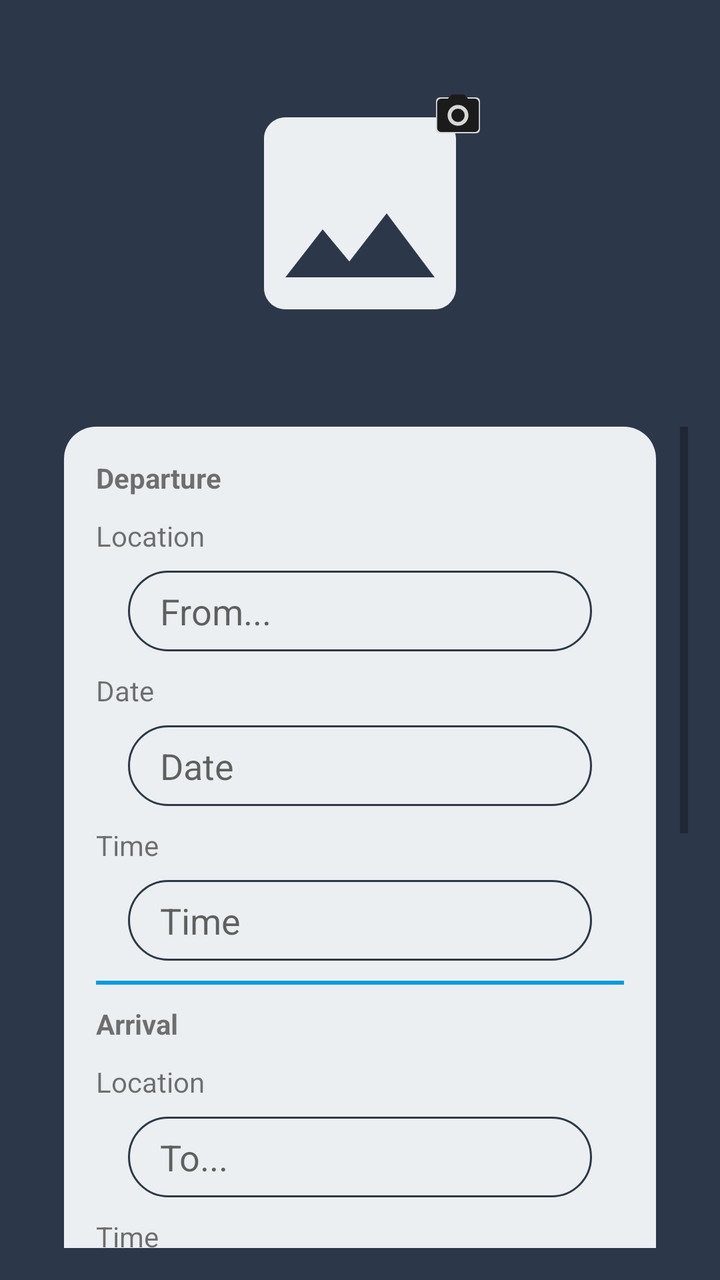
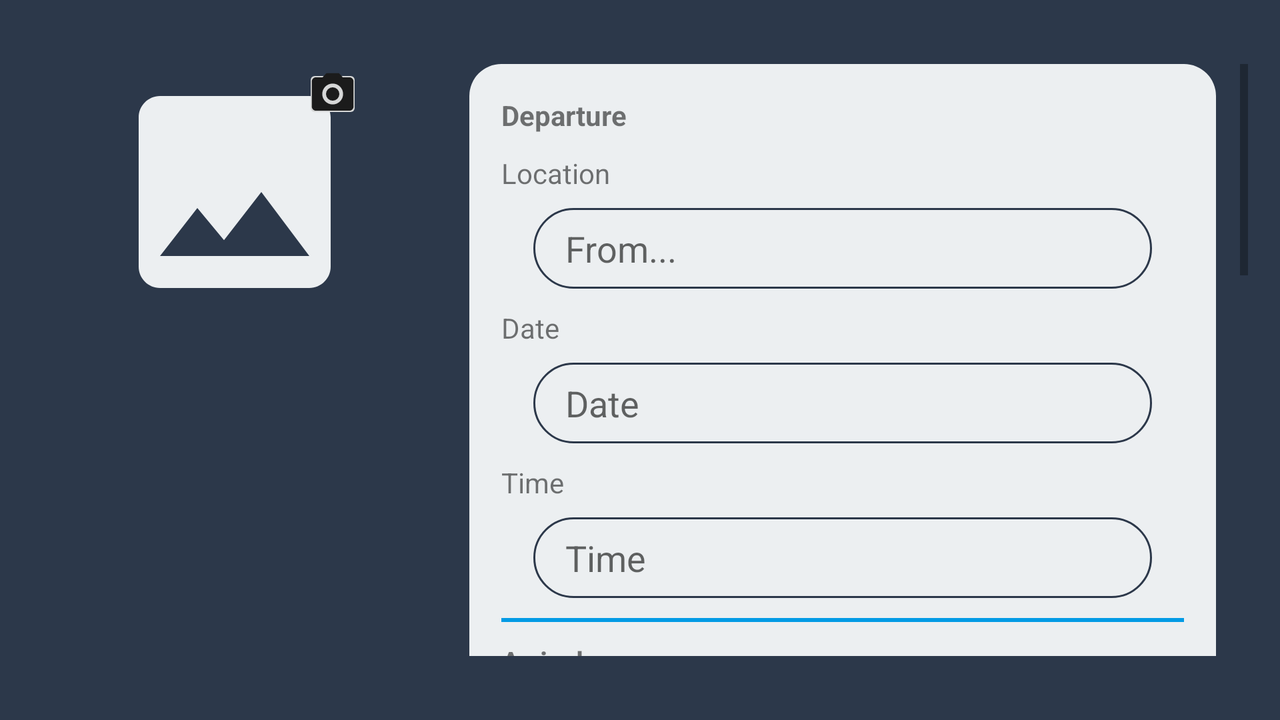

Compare how this app lays out the same screen by default and in its alternative resource folder. The renders come first, then the two layout files and the values they reference.
<!-- AndroidManifest.xml: application theme Theme.CarPooling -->
<!-- res/layout/fragment_trip_edit.xml -->
<?xml version="1.0" encoding="utf-8"?>

<LinearLayout
    xmlns:android="http://schemas.android.com/apk/res/android"
    xmlns:app="http://schemas.android.com/apk/res-auto"
    xmlns:tools="http://schemas.android.com/tools"
    android:orientation="vertical"
    android:layout_width="match_parent"
    android:layout_height="match_parent"
    android:background="@color/blue_dark"
    android:paddingRight="16dp"
    android:paddingLeft="16dp"
    tools:context=".TripEditFragment">


    <androidx.constraintlayout.widget.ConstraintLayout
        android:layout_height="match_parent"
        android:layout_width="match_parent"
        android:layout_gravity="center"
        android:layout_weight="2" >

        <ImageView
            android:id="@+id/imageView"
            android:layout_height="128dp"
            android:layout_width="128dp"
            android:contentDescription="@string/image"
            app:layout_constraintBottom_toBottomOf="parent"
            app:layout_constraintEnd_toEndOf="parent"
            app:layout_constraintStart_toStartOf="parent"
            app:layout_constraintTop_toTopOf="parent"
            app:srcCompat="@drawable/ic_image_24" />

        <ImageButton
            android:id="@+id/cameraButton"
            android:layout_height="30dp"
            android:layout_width="30dp"
            android:contentDescription="Change profile picture"
            app:layout_constraintEnd_toEndOf="@id/imageView"
            app:layout_constraintTop_toTopOf="@+id/imageView"
            app:srcCompat="@drawable/camera_foreground"
            tools:ignore="VectorDrawableCompat"/>

    </androidx.constraintlayout.widget.ConstraintLayout>

    <ScrollView
        android:layout_width="match_parent"
        android:layout_height="match_parent"
        android:layout_weight="1"
        android:layout_marginBottom="16dp">

        <LinearLayout
            android:layout_width="match_parent"
            android:layout_height="wrap_content"
            android:orientation="vertical"
            android:padding="16dp"
            android:layout_marginHorizontal="@dimen/tv_sp_horizontal_padding"
            android:background="@drawable/round_card">

            <TextView
                android:layout_width="match_parent"
                android:layout_height="wrap_content"
                android:text="Departure"
                android:textStyle="bold"/>

            <Space
                android:layout_width="match_parent"
                android:layout_height="10dp"/>

            <TextView
                android:layout_width="match_parent"
                android:layout_height="wrap_content"
                android:text="Location"/>

            <EditText
                android:id="@+id/departureLocation_text"
                android:layout_width="match_parent"
                android:layout_height="wrap_content"
                android:layout_marginStart="16dp"
                android:layout_marginLeft="16dp"
                android:layout_marginTop="8dp"
                android:layout_marginEnd="16dp"
                android:layout_marginRight="16dp"
                android:hint="@string/departureLocation"
                android:importantForAutofill="no"
                android:inputType="textPersonName"
                android:textAppearance="@style/TextAppearance.AppCompat.Medium"
                android:background="@drawable/round_border"
                android:paddingHorizontal="@dimen/et_ep_horizontal_padding"
                android:paddingVertical="@dimen/et_ep_vertical_padding" />

            <Space
                android:layout_width="match_parent"
                android:layout_height="10dp"/>

            <TextView
                android:layout_width="match_parent"
                android:layout_height="wrap_content"
                android:text="Date"/>

            <EditText
                android:id="@+id/departureDate_text"
                android:layout_width="match_parent"
                android:layout_height="wrap_content"
                android:layout_marginStart="16dp"
                android:layout_marginLeft="16dp"
                android:layout_marginTop="8dp"
                android:layout_marginEnd="16dp"
                android:layout_marginRight="16dp"
                android:hint="@string/default_date"
                android:importantForAutofill="no"
                android:clickable="false"
                android:focusable="false"
                android:textAppearance="@style/TextAppearance.AppCompat.Medium"
                android:background="@drawable/round_border"
                android:paddingHorizontal="@dimen/et_ep_horizontal_padding"
                android:paddingVertical="@dimen/et_ep_vertical_padding" />

            <Space
                android:layout_width="match_parent"
                android:layout_height="10dp"/>

            <TextView
                android:layout_width="match_parent"
                android:layout_height="wrap_content"
                android:text="Time"/>

            <EditText
                android:id="@+id/departureTime_text"
                android:layout_width="match_parent"
                android:layout_height="wrap_content"
                android:layout_marginStart="16dp"
                android:layout_marginLeft="16dp"
                android:layout_marginTop="8dp"
                android:layout_marginEnd="16dp"
                android:layout_marginRight="16dp"
                android:hint="@string/default_time"
                android:importantForAutofill="no"
                android:clickable="false"
                android:focusable="false"
                android:textAppearance="@style/TextAppearance.AppCompat.Medium"
                android:background="@drawable/round_border"
                android:paddingHorizontal="@dimen/et_ep_horizontal_padding"
                android:paddingVertical="@dimen/et_ep_vertical_padding" />

            <Space
                android:layout_width="match_parent"
                android:layout_height="10dp"/>

            <View
                android:layout_width="match_parent"
                android:layout_height="2dp"
                android:background="@color/blue_light"/>

            <Space
                android:layout_width="match_parent"
                android:layout_height="10dp"/>

            <TextView
                android:layout_width="match_parent"
                android:layout_height="wrap_content"
                android:text="Arrival"
                android:textStyle="bold"/>

            <Space
                android:layout_width="match_parent"
                android:layout_height="10dp"/>

            <TextView
                android:layout_width="match_parent"
                android:layout_height="wrap_content"
                android:text="Location"/>

            <EditText
                android:id="@+id/arrivalLocation_text"
                android:layout_width="match_parent"
                android:layout_height="wrap_content"
                android:layout_marginStart="16dp"
                android:layout_marginLeft="16dp"
                android:layout_marginTop="8dp"
                android:layout_marginEnd="16dp"
                android:layout_marginRight="16dp"
                android:hint="@string/ArrivalLocation"
                android:importantForAutofill="no"
                android:inputType="textPersonName"
                android:textAppearance="@style/TextAppearance.AppCompat.Medium"
                android:background="@drawable/round_border"
                android:paddingHorizontal="@dimen/et_ep_horizontal_padding"
                android:paddingVertical="@dimen/et_ep_vertical_padding" />

            <Space
                android:layout_width="match_parent"
                android:layout_height="10dp"/>


            <TextView
                android:layout_width="match_parent"
                android:layout_height="wrap_content"
                android:text="Time"/>

            <EditText
                android:id="@+id/arrivalTime_text"
                android:layout_width="match_parent"
                android:layout_height="wrap_content"
                android:layout_marginStart="16dp"
                android:layout_marginLeft="16dp"
                android:layout_marginTop="8dp"
                android:layout_marginEnd="16dp"
                android:layout_marginRight="16dp"
                android:hint="@string/default_time"
                android:importantForAutofill="no"
                android:clickable="false"
                android:focusable="false"
                android:textAppearance="@style/TextAppearance.AppCompat.Medium"
                android:background="@drawable/round_border"
                android:paddingHorizontal="@dimen/et_ep_horizontal_padding"
                android:paddingVertical="@dimen/et_ep_vertical_padding" />

            <Space
                android:layout_width="match_parent"
                android:layout_height="10dp"/>

            <View
                android:layout_width="match_parent"
                android:layout_height="2dp"
                android:background="@color/blue_light"/>

            <Space
                android:layout_width="match_parent"
                android:layout_height="10dp"/>

            <TextView
                android:layout_width="match_parent"
                android:layout_height="wrap_content"
                android:text="Details"
                android:textStyle="bold"/>

            <Space
                android:layout_width="match_parent"
                android:layout_height="10dp"/>

            <TextView
                android:layout_width="match_parent"
                android:layout_height="wrap_content"
                android:text="Duration"/>

            <EditText
                android:id="@+id/tripDuration_text"
                android:layout_width="match_parent"
                android:layout_height="wrap_content"
                android:layout_marginStart="16dp"
                android:layout_marginLeft="16dp"
                android:layout_marginTop="8dp"
                android:layout_marginEnd="16dp"
                android:layout_marginRight="16dp"
                android:hint="@string/default_estimated"
                android:importantForAutofill="no"
                android:inputType="time"
                android:textAppearance="@style/TextAppearance.AppCompat.Medium"
                android:background="@drawable/round_border"
                android:paddingHorizontal="@dimen/et_ep_horizontal_padding"
                android:paddingVertical="@dimen/et_ep_vertical_padding" />

            <Space
                android:layout_width="match_parent"
                android:layout_height="10dp"/>

            <TextView
                android:layout_width="match_parent"
                android:layout_height="wrap_content"
                android:text="Available seats"/>

            <EditText
                android:id="@+id/numberOfSeats_text"
                android:layout_width="match_parent"
                android:layout_height="wrap_content"
                android:layout_marginStart="16dp"
                android:layout_marginLeft="16dp"
                android:layout_marginTop="8dp"
                android:layout_marginEnd="16dp"
                android:layout_marginRight="16dp"
                android:hint="@string/default_availableSeats"
                android:importantForAutofill="no"
                android:inputType="number"
                android:textAppearance="@style/TextAppearance.AppCompat.Medium"
                android:background="@drawable/round_border"
                android:paddingHorizontal="@dimen/et_ep_horizontal_padding"
                android:paddingVertical="@dimen/et_ep_vertical_padding" />

            <Space
                android:layout_width="match_parent"
                android:layout_height="10dp"/>

            <TextView
                android:layout_width="match_parent"
                android:layout_height="wrap_content"
                android:text="Price per passenger"/>

            <EditText
                android:id="@+id/price_text"
                android:layout_width="match_parent"
                android:layout_height="wrap_content"
                android:layout_marginStart="16dp"
                android:layout_marginLeft="16dp"
                android:layout_marginTop="8dp"
                android:layout_marginEnd="16dp"
                android:layout_marginRight="16dp"
                android:hint="@string/default_price"
                android:importantForAutofill="no"
                android:inputType="number"
                android:textAppearance="@style/TextAppearance.AppCompat.Medium"
                android:background="@drawable/round_border"
                android:paddingHorizontal="@dimen/et_ep_horizontal_padding"
                android:paddingVertical="@dimen/et_ep_vertical_padding" />

            <Space
                android:layout_width="match_parent"
                android:layout_height="10dp"/>

            <TextView
                android:layout_width="match_parent"
                android:layout_height="wrap_content"
                android:text="Additional information"/>

            <EditText
                android:id="@+id/additionalInfo_text"
                android:layout_width="match_parent"
                android:layout_height="wrap_content"
                android:layout_marginStart="16dp"
                android:layout_marginLeft="16dp"
                android:layout_marginTop="8dp"
                android:layout_marginEnd="16dp"
                android:layout_marginRight="16dp"
                android:hint="Additional information"
                android:importantForAutofill="no"
                android:inputType="textLongMessage"
                android:textAppearance="@style/TextAppearance.AppCompat.Medium"
                android:background="@drawable/round_border"
                android:paddingHorizontal="@dimen/et_ep_horizontal_padding"
                android:paddingVertical="@dimen/et_ep_vertical_padding" />

        </LinearLayout>

    </ScrollView>

</LinearLayout>
<!-- resources referenced by this layout -->
<resources>
  <color name="blue_dark">#2C384A</color>
  <color name="blue_light">#039BE5</color>
  <dimen name="et_ep_horizontal_padding">16dp</dimen>
  <dimen name="et_ep_vertical_padding">8dp</dimen>
  <dimen name="tv_sp_horizontal_padding">16dp</dimen>
  <!-- drawable camera_foreground (drawable) -->
  <vector xmlns:android="http://schemas.android.com/apk/res/android"
      android:width="108dp"
      android:height="108dp"
      android:viewportWidth="108"
      android:viewportHeight="108"
      android:tint="#1B1B1B">
    <group android:scaleX="1.044"
        android:scaleY="1.044"
        android:translateX="41.472"
        android:translateY="41.472">
      <path
          android:fillColor="@android:color/white"
          android:pathData="M12,12m-3.2,0a3.2,3.2 0,1 1,6.4 0a3.2,3.2 0,1 1,-6.4 0"/>
      <path
          android:fillColor="@android:color/white"
          android:pathData="M9,2L7.17,4L4,4c-1.1,0 -2,0.9 -2,2v12c0,1.1 0.9,2 2,2h16c1.1,0 2,-0.9 2,-2L22,6c0,-1.1 -0.9,-2 -2,-2h-3.17L15,2L9,2zM12,17c-2.76,0 -5,-2.24 -5,-5s2.24,-5 5,-5 5,2.24 5,5 -2.24,5 -5,5z"/>
    </group>
  </vector>
  <!-- drawable ic_image_24 (drawable) -->
  <vector android:height="128dp" android:tint="#ECEFF1"
      android:viewportHeight="24" android:viewportWidth="24"
      android:width="128dp" xmlns:android="http://schemas.android.com/apk/res/android">
      <path android:fillColor="@android:color/white" android:pathData="M21,19V5c0,-1.1 -0.9,-2 -2,-2H5c-1.1,0 -2,0.9 -2,2v14c0,1.1 0.9,2 2,2h14c1.1,0 2,-0.9 2,-2zM8.5,13.5l2.5,3.01L14.5,12l4.5,6H5l3.5,-4.5z"/>
  </vector>
  <!-- drawable round_border (drawable) -->
  <?xml version="1.0" encoding="utf-8"?>
  
  <shape android:shape="rectangle" xmlns:android="http://schemas.android.com/apk/res/android">
      <stroke android:color="@color/blue_dark"
          android:width="1dp"/>
      <corners android:radius="100dp"/>
  </shape>
  <!-- drawable round_card (drawable) -->
  <?xml version="1.0" encoding="utf-8"?>
  
  <shape android:shape="rectangle" xmlns:android="http://schemas.android.com/apk/res/android">
      <solid android:color="@color/gray"/>
      <corners
          android:radius="16dp"/>
  </shape>
  <string name="ArrivalLocation">To...</string>
  <string name="default_availableSeats">Seats</string>
  <string name="default_date">Date</string>
  <string name="default_estimated">Duration</string>
  <string name="default_price">€</string>
  <string name="default_time">Time</string>
  <string name="departureLocation">From...</string>
  <string name="image">image</string>
  <style name="Theme.CarPooling" parent="Theme.MaterialComponents.DayNight.DarkActionBar">
          
          <item name="colorPrimary">@color/blue_dark</item>
          <item name="colorOnPrimary">@color/gray</item>
          
          <item name="colorSecondary">@color/blue_light</item>
          <item name="colorOnSecondary">@color/gray</item>
          
          <item name="android:statusBarColor" tools:targetApi="l">?attr/colorPrimary</item>
          
      </style>
  <color name="gray">#ECEFF1</color>
</resources>
<!-- res/layout-land/fragment_trip_edit.xml (the repository's variant of the layout above) -->
<!-- drawn on the phone turned sideways -->
<?xml version="1.0" encoding="utf-8"?>

<LinearLayout xmlns:android="http://schemas.android.com/apk/res/android"
    xmlns:app="http://schemas.android.com/apk/res-auto"
    xmlns:tools="http://schemas.android.com/tools"
    android:layout_width="match_parent"
    android:layout_height="match_parent"
    android:orientation="horizontal"
    android:background="@color/blue_dark"
    android:paddingHorizontal="16dp"
    android:paddingVertical="32dp"
    tools:context=".TripEditFragment">


    <androidx.constraintlayout.widget.ConstraintLayout
        android:layout_width="match_parent"
        android:layout_height="wrap_content"
        android:layout_gravity="top"
        android:layout_weight="2">

        <ImageView
            android:id="@+id/imageView"
            android:layout_height="128dp"
            android:layout_width="128dp"
            android:contentDescription="@string/image"
            app:layout_constraintBottom_toBottomOf="parent"
            app:layout_constraintEnd_toEndOf="parent"
            app:layout_constraintStart_toStartOf="parent"
            app:layout_constraintTop_toTopOf="parent"
            app:srcCompat="@drawable/ic_image_24" />

        <ImageButton
            android:id="@+id/cameraButton"
            android:layout_height="30dp"
            android:layout_width="30dp"
            android:contentDescription="Change profile picture"
            app:layout_constraintEnd_toEndOf="@id/imageView"
            app:layout_constraintTop_toTopOf="@+id/imageView"
            app:srcCompat="@drawable/camera_foreground"
            tools:ignore="VectorDrawableCompat"/>

    </androidx.constraintlayout.widget.ConstraintLayout>


    <ScrollView
        android:layout_width="match_parent"
        android:layout_height="match_parent"
        android:layout_weight="1">

        <LinearLayout
            android:layout_width="match_parent"
            android:layout_height="wrap_content"
            android:orientation="vertical"
            android:padding="16dp"
            android:layout_marginHorizontal="@dimen/tv_sp_horizontal_padding"
            android:background="@drawable/round_card">

            <TextView
                android:layout_width="match_parent"
                android:layout_height="wrap_content"
                android:text="Departure"
                android:textStyle="bold"/>

            <Space
                android:layout_width="match_parent"
                android:layout_height="10dp"/>

            <TextView
                android:layout_width="match_parent"
                android:layout_height="wrap_content"
                android:text="Location"/>

            <EditText
                android:id="@+id/departureLocation_text"
                android:layout_width="match_parent"
                android:layout_height="wrap_content"
                android:layout_marginStart="16dp"
                android:layout_marginLeft="16dp"
                android:layout_marginTop="8dp"
                android:layout_marginEnd="16dp"
                android:layout_marginRight="16dp"
                android:hint="@string/departureLocation"
                android:importantForAutofill="no"
                android:inputType="textPersonName"
                android:textAppearance="@style/TextAppearance.AppCompat.Medium"
                android:background="@drawable/round_border"
                android:paddingHorizontal="@dimen/et_ep_horizontal_padding"
                android:paddingVertical="@dimen/et_ep_vertical_padding" />

            <Space
                android:layout_width="match_parent"
                android:layout_height="10dp"/>

            <TextView
                android:layout_width="match_parent"
                android:layout_height="wrap_content"
                android:text="Date"/>

            <EditText
                android:id="@+id/departureDate_text"
                android:layout_width="match_parent"
                android:layout_height="wrap_content"
                android:layout_marginStart="16dp"
                android:layout_marginLeft="16dp"
                android:layout_marginTop="8dp"
                android:layout_marginEnd="16dp"
                android:layout_marginRight="16dp"
                android:hint="@string/default_date"
                android:importantForAutofill="no"
                android:clickable="false"
                android:focusable="false"
                android:textAppearance="@style/TextAppearance.AppCompat.Medium"
                android:background="@drawable/round_border"
                android:paddingHorizontal="@dimen/et_ep_horizontal_padding"
                android:paddingVertical="@dimen/et_ep_vertical_padding" />

            <Space
                android:layout_width="match_parent"
                android:layout_height="10dp"/>

            <TextView
                android:layout_width="match_parent"
                android:layout_height="wrap_content"
                android:text="Time"/>

            <EditText
                android:id="@+id/departureTime_text"
                android:layout_width="match_parent"
                android:layout_height="wrap_content"
                android:layout_marginStart="16dp"
                android:layout_marginLeft="16dp"
                android:layout_marginTop="8dp"
                android:layout_marginEnd="16dp"
                android:layout_marginRight="16dp"
                android:hint="@string/default_time"
                android:importantForAutofill="no"
                android:clickable="false"
                android:focusable="false"
                android:textAppearance="@style/TextAppearance.AppCompat.Medium"
                android:background="@drawable/round_border"
                android:paddingHorizontal="@dimen/et_ep_horizontal_padding"
                android:paddingVertical="@dimen/et_ep_vertical_padding" />

            <Space
                android:layout_width="match_parent"
                android:layout_height="10dp"/>

            <View
                android:layout_width="match_parent"
                android:layout_height="2dp"
                android:background="@color/blue_light"/>

            <Space
                android:layout_width="match_parent"
                android:layout_height="10dp"/>

            <TextView
                android:layout_width="match_parent"
                android:layout_height="wrap_content"
                android:text="Arrival"
                android:textStyle="bold"/>

            <Space
                android:layout_width="match_parent"
                android:layout_height="10dp"/>

            <TextView
                android:layout_width="match_parent"
                android:layout_height="wrap_content"
                android:text="Location"/>

            <EditText
                android:id="@+id/arrivalLocation_text"
                android:layout_width="match_parent"
                android:layout_height="wrap_content"
                android:layout_marginStart="16dp"
                android:layout_marginLeft="16dp"
                android:layout_marginTop="8dp"
                android:layout_marginEnd="16dp"
                android:layout_marginRight="16dp"
                android:hint="@string/ArrivalLocation"
                android:importantForAutofill="no"
                android:inputType="textPersonName"
                android:textAppearance="@style/TextAppearance.AppCompat.Medium"
                android:background="@drawable/round_border"
                android:paddingHorizontal="@dimen/et_ep_horizontal_padding"
                android:paddingVertical="@dimen/et_ep_vertical_padding" />

            <Space
                android:layout_width="match_parent"
                android:layout_height="10dp"/>


            <TextView
                android:layout_width="match_parent"
                android:layout_height="wrap_content"
                android:text="Time"/>

            <EditText
                android:id="@+id/arrivalTime_text"
                android:layout_width="match_parent"
                android:layout_height="wrap_content"
                android:layout_marginStart="16dp"
                android:layout_marginLeft="16dp"
                android:layout_marginTop="8dp"
                android:layout_marginEnd="16dp"
                android:layout_marginRight="16dp"
                android:hint="@string/default_time"
                android:importantForAutofill="no"
                android:clickable="false"
                android:focusable="false"
                android:textAppearance="@style/TextAppearance.AppCompat.Medium"
                android:background="@drawable/round_border"
                android:paddingHorizontal="@dimen/et_ep_horizontal_padding"
                android:paddingVertical="@dimen/et_ep_vertical_padding" />

            <Space
                android:layout_width="match_parent"
                android:layout_height="10dp"/>

            <View
                android:layout_width="match_parent"
                android:layout_height="2dp"
                android:background="@color/blue_light"/>

            <Space
                android:layout_width="match_parent"
                android:layout_height="10dp"/>

            <TextView
                android:layout_width="match_parent"
                android:layout_height="wrap_content"
                android:text="Details"
                android:textStyle="bold"/>

            <Space
                android:layout_width="match_parent"
                android:layout_height="10dp"/>

            <TextView
                android:layout_width="match_parent"
                android:layout_height="wrap_content"
                android:text="Duration"/>

            <EditText
                android:id="@+id/tripDuration_text"
                android:layout_width="match_parent"
                android:layout_height="wrap_content"
                android:layout_marginStart="16dp"
                android:layout_marginLeft="16dp"
                android:layout_marginTop="8dp"
                android:layout_marginEnd="16dp"
                android:layout_marginRight="16dp"
                android:hint="@string/default_estimated"
                android:importantForAutofill="no"
                android:inputType="time"
                android:textAppearance="@style/TextAppearance.AppCompat.Medium"
                android:background="@drawable/round_border"
                android:paddingHorizontal="@dimen/et_ep_horizontal_padding"
                android:paddingVertical="@dimen/et_ep_vertical_padding" />

            <Space
                android:layout_width="match_parent"
                android:layout_height="10dp"/>

            <TextView
                android:layout_width="match_parent"
                android:layout_height="wrap_content"
                android:text="Available seats"/>

            <EditText
                android:id="@+id/numberOfSeats_text"
                android:layout_width="match_parent"
                android:layout_height="wrap_content"
                android:layout_marginStart="16dp"
                android:layout_marginLeft="16dp"
                android:layout_marginTop="8dp"
                android:layout_marginEnd="16dp"
                android:layout_marginRight="16dp"
                android:hint="@string/default_availableSeats"
                android:importantForAutofill="no"
                android:inputType="number"
                android:textAppearance="@style/TextAppearance.AppCompat.Medium"
                android:background="@drawable/round_border"
                android:paddingHorizontal="@dimen/et_ep_horizontal_padding"
                android:paddingVertical="@dimen/et_ep_vertical_padding" />

            <Space
                android:layout_width="match_parent"
                android:layout_height="10dp"/>

            <TextView
                android:layout_width="match_parent"
                android:layout_height="wrap_content"
                android:text="Price per passenger"/>

            <EditText
                android:id="@+id/price_text"
                android:layout_width="match_parent"
                android:layout_height="wrap_content"
                android:layout_marginStart="16dp"
                android:layout_marginLeft="16dp"
                android:layout_marginTop="8dp"
                android:layout_marginEnd="16dp"
                android:layout_marginRight="16dp"
                android:hint="@string/default_price"
                android:importantForAutofill="no"
                android:inputType="number"
                android:textAppearance="@style/TextAppearance.AppCompat.Medium"
                android:background="@drawable/round_border"
                android:paddingHorizontal="@dimen/et_ep_horizontal_padding"
                android:paddingVertical="@dimen/et_ep_vertical_padding" />

            <Space
                android:layout_width="match_parent"
                android:layout_height="10dp"/>

            <TextView
                android:layout_width="match_parent"
                android:layout_height="wrap_content"
                android:text="Additional information"/>

            <EditText
                android:id="@+id/additionalInfo_text"
                android:layout_width="match_parent"
                android:layout_height="wrap_content"
                android:layout_marginStart="16dp"
                android:layout_marginLeft="16dp"
                android:layout_marginTop="8dp"
                android:layout_marginEnd="16dp"
                android:layout_marginRight="16dp"
                android:hint="Additional information"
                android:importantForAutofill="no"
                android:inputType="textLongMessage"
                android:textAppearance="@style/TextAppearance.AppCompat.Medium"
                android:background="@drawable/round_border"
                android:paddingHorizontal="@dimen/et_ep_horizontal_padding"
                android:paddingVertical="@dimen/et_ep_vertical_padding" />

        </LinearLayout>

    </ScrollView>

</LinearLayout>
